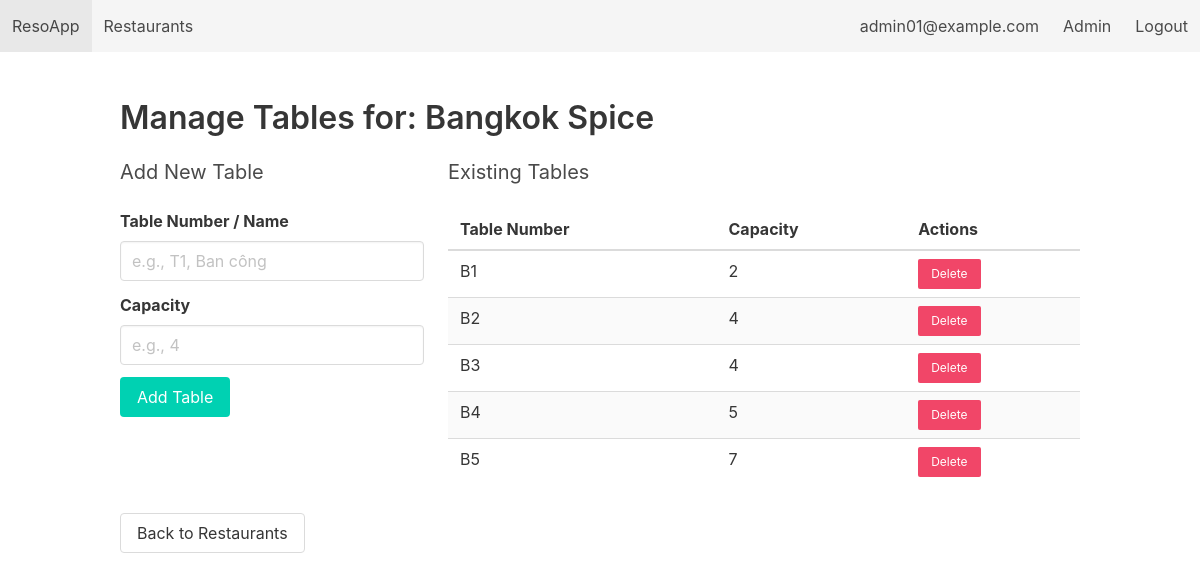
Page /admin/restaurant/6/tables (signed in) on the earlier database version.
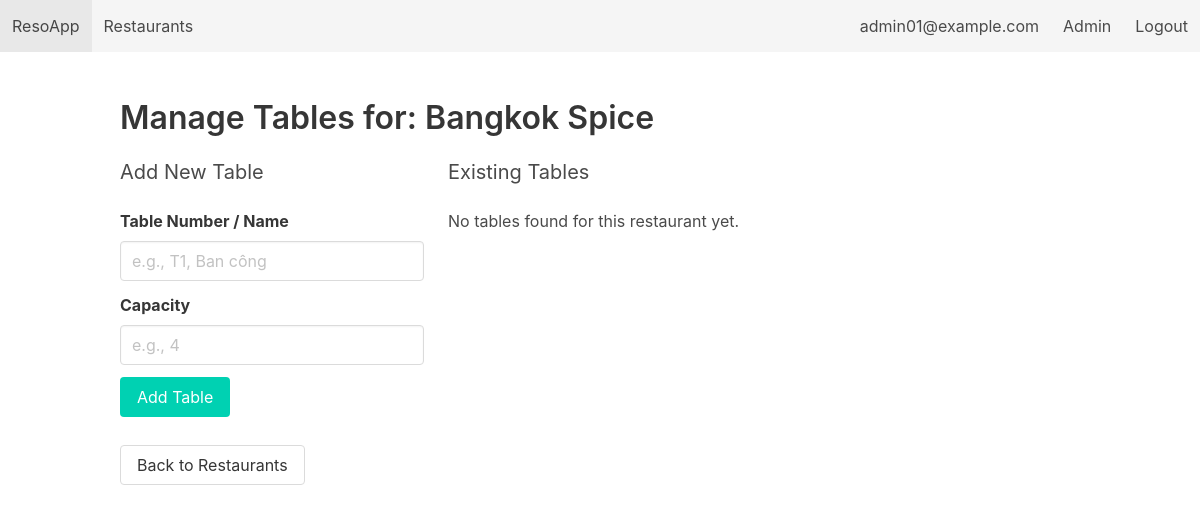
Same page on the later database version.
### tables this page shows
CREATE TABLE Restaurants (
        restaurant_id INTEGER PRIMARY KEY AUTOINCREMENT,
        name          TEXT NOT NULL,
        location      TEXT NOT NULL,
        cuisine       TEXT,
        rating        REAL CHECK (rating >= 0 AND rating <= 5),
        description   TEXT,
        opening_time  TEXT,
        closing_time  TEXT,
        created_at    DATE DEFAULT (DATE('now'))
    );

CREATE TABLE Tables (
        table_id      INTEGER PRIMARY KEY AUTOINCREMENT,
        restaurant_id INTEGER NOT NULL,
        table_number  TEXT,
        capacity      INTEGER NOT NULL,
        FOREIGN KEY (restaurant_id) REFERENCES Restaurants(restaurant_id) ON DELETE CASCADE
    );

### app.py (the view, shortened to what this page needs)
@app.route('/admin/restaurant/<int:rid>/tables', methods=['GET', 'POST'])
@login_required(role='admin')
def admin_manage_tables(rid):
    db = get_db()
    restaurant = db.execute("SELECT * FROM Restaurants WHERE restaurant_id = ?", (rid,)).fetchone()
    if not restaurant:
        flash('Restaurant not found.', 'danger')
        return redirect(url_for('admin_restaurants'))
    tables = db.execute("SELECT * FROM Tables WHERE restaurant_id = ? ORDER BY table_number", (rid,)).fetchall()
    return render_template('admin_manage_tables.html', tables=tables, restaurant=restaurant)

### app.py (called while the page is built)
def get_db():
    if 'db' not in g:
        g.db = sqlite3.connect(DB_PATH, detect_types=sqlite3.PARSE_DECLTYPES)
        g.db.row_factory = sqlite3.Row
        g.db.execute("PRAGMA foreign_keys = ON;")
    return g.db

def login_required(role=None):
    def decorator(f):
        @wraps(f)
        def wrapper(*args, **kwargs):
            if 'user' not in session:
                flash("Please log in first.", "warning")
                return redirect(url_for('login'))
            if role == 'admin' and session.get('role') != 'admin':
                flash("Admin area. Access denied.", "danger")
                return redirect(url_for('index'))
            return f(*args, **kwargs)
        return wrapper
    return decorator

### templates/admin_manage_tables.html
{% extends "base.html" %} {% block content %}
<h2 class="title">Manage Tables for: {{ restaurant['name'] }}</h2>
<div class="columns">
  <div class="column is-one-third">
    <h3 class="subtitle">Add New Table</h3>
    <form
      method="post"
      action="{{ url_for('admin_manage_tables', rid=restaurant['restaurant_id']) }}"
    >
      <div class="field">
        <label class="label">Table Number / Name</label>
        <div class="control">
          <input
            class="input"
            name="table_number"
            placeholder="e.g., T1, Ban công"
            required
          />
        </div>
      </div>
      <div class="field">
        <label class="label">Capacity</label>
        <div class="control">
          <input
            class="input"
            type="number"
            name="capacity"
            min="1"
            placeholder="e.g., 4"
            required
          />
        </div>
      </div>
      <div class="control">
        <button class="button is-primary">Add Table</button>
      </div>
    </form>
  </div>
  <div class="column">
    <h3 class="subtitle">Existing Tables</h3>
    {% if tables %}
    <table class="table is-fullwidth is-striped">
      <thead>
        <tr>
          <th>Table Number</th>
          <th>Capacity</th>
          <th>Actions</th>
        </tr>
      </thead>
      <tbody>
        {% for table in tables %}
        <tr>
          <td>{{ table['table_number'] }}</td>
          <td>{{ table['capacity'] }}</td>
          <td>
            <form
              style="display: inline"
              method="post"
              action="{{ url_for('admin_delete_table', tid=table['table_id']) }}"
              onsubmit="return confirm('Are you sure you want to delete this table?');"
            >
              <button class="button is-small is-danger">Delete</button>
            </form>
          </td>
        </tr>
        {% endfor %}
      </tbody>
    </table>
    {% else %}
    <p>No tables found for this restaurant yet.</p>
    {% endif %}
  </div>
</div>
<div class="mt-4">
  <a href="{{ url_for('admin_restaurants') }}" class="button"
    >Back to Restaurants</a
  >
</div>
{% endblock %}

### templates/base.html (shortened to what this page needs)
<!DOCTYPE html>
<html>
  <head>
    <link
      rel="stylesheet"
      href="https://cdn.jsdelivr.net/npm/bulma@0.9.4/css/bulma.min.css"
    />
  </head>
  <body>
    <nav class="navbar is-light" role="navigation" aria-label="main navigation">
      <div class="navbar-brand">
        <a class="navbar-item" href="{{ url_for('index') }}">ResoApp</a>
      </div>
      <div id="navbarBasicExample" class="navbar-menu">
        <div class="navbar-start">
          <a class="navbar-item" href="{{ url_for('restaurants') }}"
            >Restaurants</a
          >
        </div>
        <div class="navbar-end">
          {% if session.get('user') %}
          <a class="navbar-item" href="{{ url_for('profile') }}"
            >{{ session.get('name') }}</a
          >
          {% if session.get('role') == 'customer' %} {# Chỉ hiển thị liên kết
          này cho Customer #}
          <a class="navbar-item" href="{{ url_for('bookings') }}"
            >My Bookings</a
          >
          {% elif session.get('role') == 'admin' %}
          <a class="navbar-item" href="{{ url_for('admin_dashboard') }}"
            >Admin</a
          >
          {% endif %}
          <a class="navbar-item" href="{{ url_for('logout') }}">Logout</a>
          {% else %}
          <a class="navbar-item" href="{{ url_for('login') }}">Login</a>
          <a class="navbar-item" href="{{ url_for('register') }}">Register</a>
          {% endif %}
        </div>
      </div>
    </nav>
    <section class="section">
      <div class="container">
         {% block content %}{% endblock %}
      </div>
    </section>
  </body>
</html>

Differences in the rows shown:
no longer on this page (row edited): Tables: table_number "B1", capacity "2"
no longer on this page (row edited): Tables: table_number "B2", capacity "4"
no longer on this page (row edited): Tables: table_number "B3", capacity "4"
no longer on this page (row edited): Tables: table_number "B4", capacity "5"
no longer on this page (row edited): Tables: table_number "B5", capacity "7"
Other differences:
text no longer shown: "Table Number Capacity Actions"
text now shown: "No tables found for this restaurant yet."
